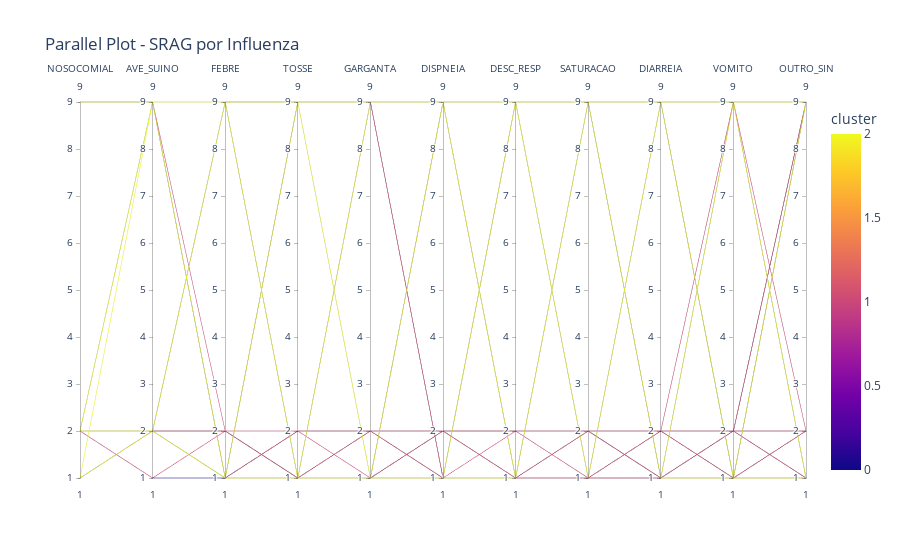

Notebook source saved alongside this figure:
### Code cell
fig = px.parallel_coordinates(df_srag, color='cluster',
                              dimensions=['NOSOCOMIAL', 'AVE_SUINO', 'FEBRE',
                                          'TOSSE','GARGANTA','DISPNEIA','DESC_RESP','SATURACAO',
                                          'DIARREIA','VOMITO','OUTRO_SIN'],
                              title='Parallel Plot - SRAG por Influenza')
fig.show()

### Figure 1 — Plotly figure (JSON) as saved in the notebook; plotly's stock layout.template omitted (floating-point values rounded to 4 significant figures; data arrays with more than 128 entries replaced by an {"elided": "..."} marker saying what was removed)
{"data": [{"dimensions": [{"label": "NOSOCOMIAL", "values": {"elided": "254 int values"}}, {"label": "AVE_SUINO", "values": {"elided": "254 int values"}}, {"label": "FEBRE", "values": {"elided": "254 int values"}}, {"label": "TOSSE", "values": {"elided": "254 int values"}}, {"label": "GARGANTA", "values": {"elided": "254 int values"}}, {"label": "DISPNEIA", "values": {"elided": "254 int values"}}, {"label": "DESC_RESP", "values": {"elided": "254 int values"}}, {"label": "SATURACAO", "values": {"elided": "254 int values"}}, {"label": "DIARREIA", "values": {"elided": "254 int values"}}, {"label": "VOMITO", "values": {"elided": "254 int values"}}, {"label": "OUTRO_SIN", "values": {"elided": "254 int values"}}], "domain": {"x": [0, 1], "y": [0, 1]}, "line": {"color": {"elided": "254 int values"}, "coloraxis": "coloraxis"}, "name": "", "type": "parcoords"}], "layout": {"coloraxis": {"colorbar": {"title": {"text": "cluster"}}, "colorscale": [[0, "#0d0887"], [0.1111, "#46039f"], [0.2222, "#7201a8"], [0.3333, "#9c179e"], [0.4444, "#bd3786"], [0.5556, "#d8576b"], [0.6667, "#ed7953"], [0.7778, "#fb9f3a"], [0.8889, "#fdca26"], [1, "#f0f921"]]}, "legend": {"tracegroupgap": 0}, "title": {"text": "Parallel Plot - SRAG por Influenza"}}}
